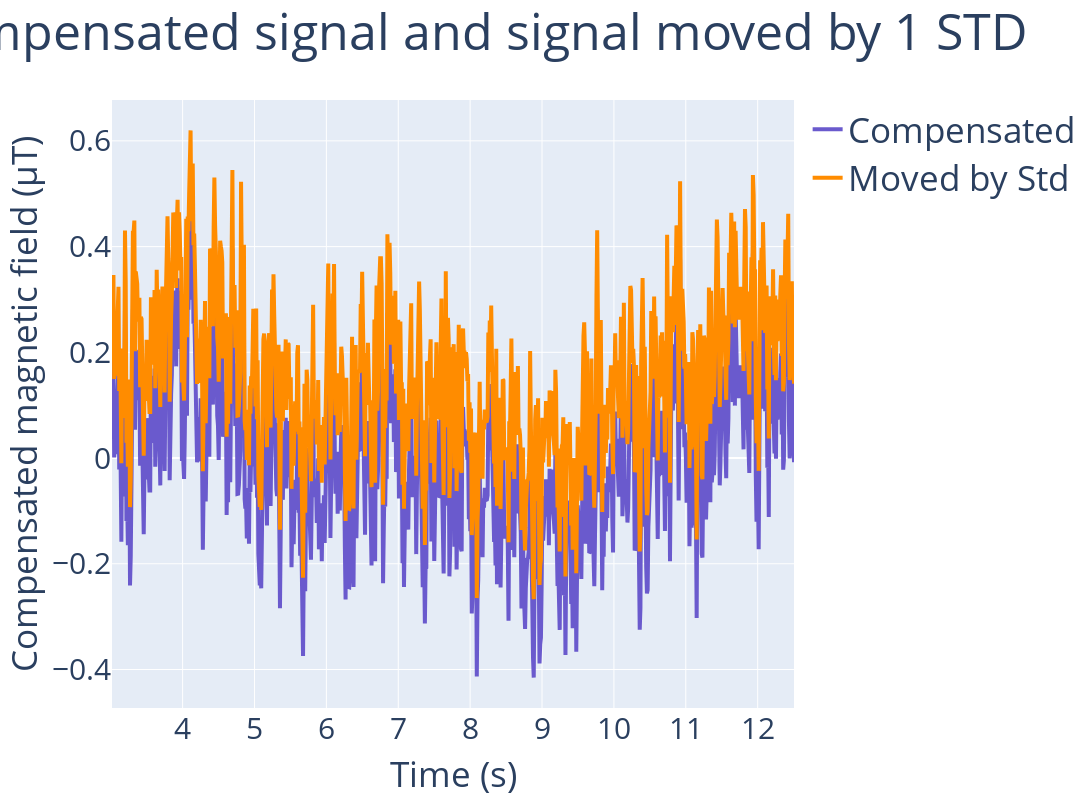

The notebook cell this image was saved under:
### Code cell
path = f"./data_raw/Raw Data-earth.csv"
df_one = pd.read_csv(path)
df_one = df_one[300:]
# plt.plot(df_one['Time (s)'], df_one['Absolute field (µT)'])
# plt.show()

mean_abs = np.mean(df_one['Absolute field (µT)'])
df_one['Compensated'] = df_one['Absolute field (µT)']-mean_abs
std = np.std(df_one['Compensated'])
print('Resolution:' , std)
# plt.hist(df_one['Compensated'])
# plt.show()
df_one['moved std'] = df_one['Compensated'] + std



fig = go.Figure()

fig.add_trace(go.Scatter(x=df_one['Time (s)'], y=df_one['Compensated'], mode='lines', name='Compensated', line=dict(color='slateblue', width = 4)))
fig.add_trace(go.Scatter(x=df_one['Time (s)'], y=df_one['moved std'], mode='lines', name='Moved by Std', line=dict(color='darkorange', width = 4)))

fig.update_layout(
    title = dict(text = 'Compensated signal and signal moved by 1 STD',  x = 0.43, xanchor = 'center', font=  dict(size = 50)),
    width = 1600,
    height = 800,
    margin = dict(l=50, r=50, t=100, b=50),
    legend = dict(font = dict(size = 35))
)

fig.update_xaxes(title_text='Time (s)', title_font=dict(size=35), tickfont=dict(size=30))

fig.update_yaxes(title_text='Compensated magnetic field (µT)', title_font=dict(size=35), tickfont=dict(size=30))

fig.show()

ma = moving_average2(df_one['Compensated'].to_numpy(), 30)

### Figure 1 — Plotly figure (JSON) as saved in the notebook; plotly's stock layout.template omitted (floating-point values rounded to 4 significant figures; data arrays with more than 128 entries replaced by an {"elided": "..."} marker saying what was removed)
{"data": [{"line": {"color": "slateblue", "width": 4}, "mode": "lines", "name": "Compensated", "type": "scatter", "x": {"elided": "947 float values"}, "y": {"elided": "947 float values"}}, {"line": {"color": "darkorange", "width": 4}, "mode": "lines", "name": "Moved by Std", "type": "scatter", "x": {"elided": "947 float values"}, "y": {"elided": "947 float values"}}], "layout": {"height": 800, "legend": {"font": {"size": 35}}, "margin": {"b": 50, "l": 50, "r": 50, "t": 100}, "title": {"font": {"size": 50}, "text": "Compensated signal and signal moved by 1 STD", "x": 0.43, "xanchor": "center"}, "width": 1600, "xaxis": {"tickfont": {"size": 30}, "title": {"font": {"size": 35}, "text": "Time (s)"}}, "yaxis": {"tickfont": {"size": 30}, "title": {"font": {"size": 35}, "text": "Compensated magnetic field (µT)"}}}}
